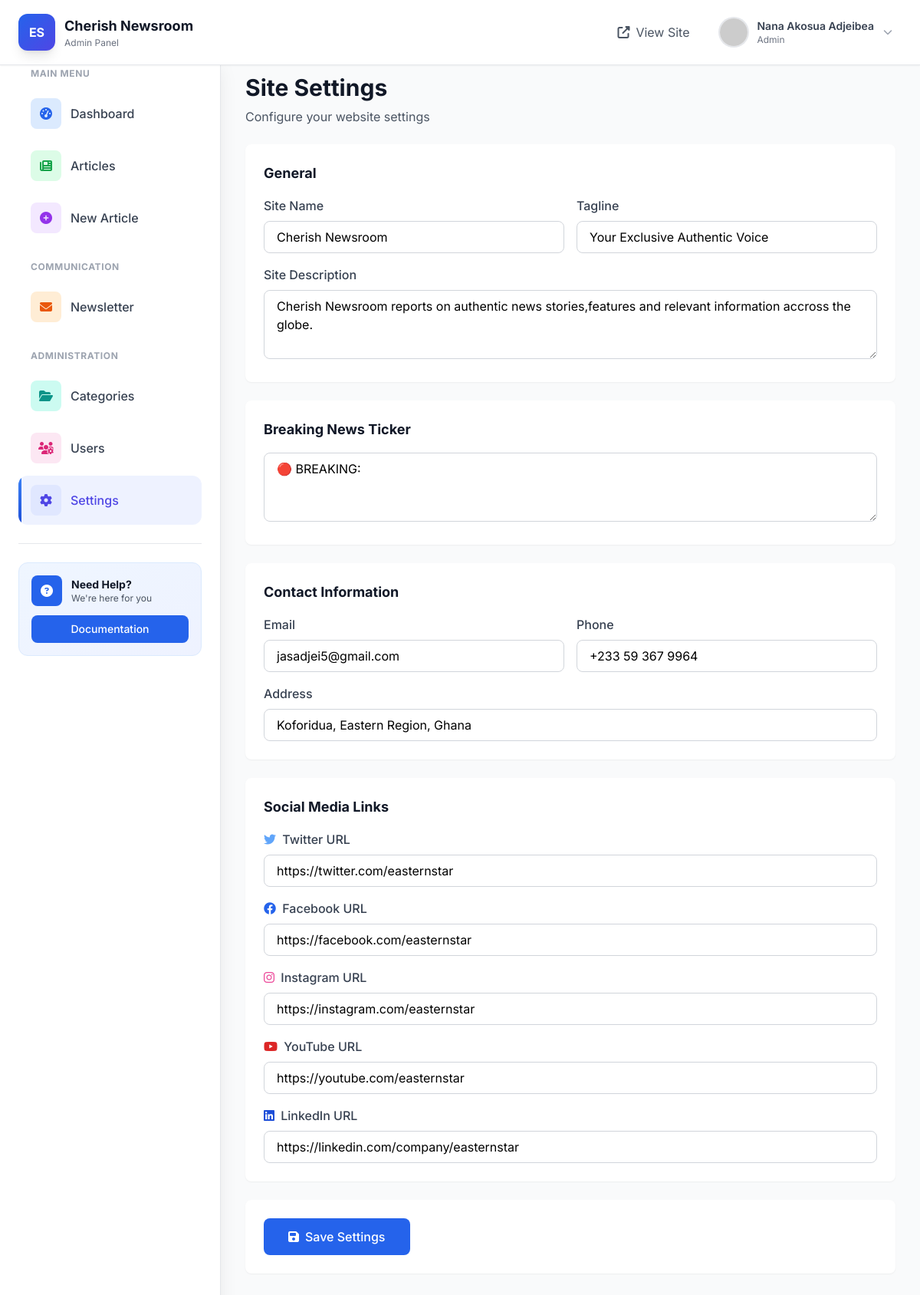
The app's page /admin/settings (signed in) with its own data.
### tables this page shows
CREATE TABLE settings (
            id INTEGER PRIMARY KEY AUTOINCREMENT,
            site_name TEXT DEFAULT 'Cherish Newsroom',
            tagline TEXT DEFAULT 'Your Exclusive Authentic Voice',
            description TEXT DEFAULT 'Cherish Newsroom reports on authentic news stories,features and relevant information accross the globe.',
            logo_url TEXT,
            favicon_url TEXT,
            breaking_news TEXT,
            contact_email TEXT,
            contact_phone TEXT,
            address TEXT,
            twitter_url TEXT,
            facebook_url TEXT,
            instagram_url TEXT,
            youtube_url TEXT,
            linkedin_url TEXT
        );

### app.py (the view, shortened to what this page needs)
@app.route('/admin/settings', methods=['GET', 'POST'])
@admin_required
def admin_settings():
    db = get_db()
    settings = db.execute('SELECT * FROM settings LIMIT 1').fetchone()
    db.close()
    return render_template('admin_settings.html', settings=settings)

### app.py (called while the page is built)
def get_db():
    db = getattr(g, '_database', None)
    if db is None:
        db = g._database = sqlite3.connect(app.config['DATABASE'])
        db.row_factory = sqlite3.Row
    return db

@app.teardown_appcontext
def close_connection(exception):
    db = getattr(g, '_database', None)
    if db is not None:
        db.close()

def admin_required(f):
    @wraps(f)
    def decorated_function(*args, **kwargs):
        if 'user_id' not in session or session.get('role') != 'admin':
            flash('Access denied', 'error')
            return redirect(url_for('admin_dashboard'))
        return f(*args, **kwargs)
    return decorated_function

### templates/admin_settings.html
{% extends "admin_base.html" %} {% block title %}Settings{% endblock %} {% block
content %}
<div class="max-w-4xl">
  <div class="mb-6">
    <h1 class="text-3xl font-bold text-gray-900">Site Settings</h1>
    <p class="text-gray-600 mt-2">Configure your website settings</p>
  </div>
  <form method="POST" class="space-y-6">
    <div class="bg-white rounded-lg shadow-sm p-6">
      <h3 class="text-lg font-bold text-gray-900 mb-4">General</h3>
      <div class="grid grid-cols-1 md:grid-cols-2 gap-4">
        <div>
          <label for="site_name" class="block text-gray-700 font-medium mb-2"
            >Site Name</label
          >
          <input
            type="text"
            id="site_name"
            name="site_name"
            value="{{ settings.site_name if settings else 'BlackStar Herald' }}"
            class="w-full px-4 py-2 border border-gray-300 rounded-lg focus:outline-none focus:border-blue-500"
          />
        </div>
        <div>
          <label for="tagline" class="block text-gray-700 font-medium mb-2"
            >Tagline</label
          >
          <input
            type="text"
            id="tagline"
            name="tagline"
            value="{{ settings.tagline if settings else 'Your Exclusive Authentic Voice' }}"
            class="w-full px-4 py-2 border border-gray-300 rounded-lg focus:outline-none focus:border-blue-500"
          />
        </div>
      </div>
      <div class="mt-4">
        <label for="description" class="block text-gray-700 font-medium mb-2"
          >Site Description</label
        >
        <textarea
          id="description"
          name="description"
          rows="3"
          class="w-full px-4 py-2 border border-gray-300 rounded-lg focus:outline-none focus:border-blue-500"
        >
{{ settings.description if settings else '' }}</textarea
        >
      </div>
    </div>
    <div class="bg-white rounded-lg shadow-sm p-6">
      <h3 class="text-lg font-bold text-gray-900 mb-4">Breaking News Ticker</h3>
      <textarea
        id="breaking_news"
        name="breaking_news"
        rows="3"
        class="w-full px-4 py-2 border border-gray-300 rounded-lg focus:outline-none focus:border-blue-500"
        placeholder="Enter breaking news text (use • to separate multiple items)"
      >
{{ settings.breaking_news if settings else '' }}</textarea
      >
    </div>
    <div class="bg-white rounded-lg shadow-sm p-6">
      <h3 class="text-lg font-bold text-gray-900 mb-4">Contact Information</h3>
      <div class="grid grid-cols-1 md:grid-cols-2 gap-4">
        <div>
          <label
            for="contact_email"
            class="block text-gray-700 font-medium mb-2"
            >Email</label
          >
          <input
            type="email"
            id="contact_email"
            name="contact_email"
            value="{{ settings.contact_email if settings else '' }}"
            class="w-full px-4 py-2 border border-gray-300 rounded-lg focus:outline-none focus:border-blue-500"
          />
        </div>
        <div>
          <label
            for="contact_phone"
            class="block text-gray-700 font-medium mb-2"
            >Phone</label
          >
          <input
            type="text"
            id="contact_phone"
            name="contact_phone"
            value="{{ settings.contact_phone if settings else '' }}"
            class="w-full px-4 py-2 border border-gray-300 rounded-lg focus:outline-none focus:border-blue-500"
          />
        </div>
      </div>
      <div class="mt-4">
        <label for="address" class="block text-gray-700 font-medium mb-2"
          >Address</label
        >
        <input
          type="text"
          id="address"
          name="address"
          value="{{ settings.address if settings else '' }}"
          class="w-full px-4 py-2 border border-gray-300 rounded-lg focus:outline-none focus:border-blue-500"
        />
      </div>
    </div>
    <div class="bg-white rounded-lg shadow-sm p-6">
      <h3 class="text-lg font-bold text-gray-900 mb-4">Social Media Links</h3>
      <div class="space-y-4">
        <div>
          <label for="twitter_url" class="block text-gray-700 font-medium mb-2">
            <i class="fab fa-twitter text-blue-400 mr-1"></i> Twitter URL
          </label>
          <input
            type="url"
            id="twitter_url"
            name="twitter_url"
            value="{{ settings.twitter_url if settings else '' }}"
            class="w-full px-4 py-2 border border-gray-300 rounded-lg focus:outline-none focus:border-blue-500"
          />
        </div>
        <div>
          <label
            for="facebook_url"
            class="block text-gray-700 font-medium mb-2"
          >
            <i class="fab fa-facebook text-blue-600 mr-1"></i> Facebook URL
          </label>
          <input
            type="url"
            id="facebook_url"
            name="facebook_url"
            value="{{ settings.facebook_url if settings else '' }}"
            class="w-full px-4 py-2 border border-gray-300 rounded-lg focus:outline-none focus:border-blue-500"
          />
        </div>
        <div>
          <label
            for="instagram_url"
            class="block text-gray-700 font-medium mb-2"
          >
            <i class="fab fa-instagram text-pink-500 mr-1"></i> Instagram URL
          </label>
          <input
            type="url"
            id="instagram_url"
            name="instagram_url"
            value="{{ settings.instagram_url if settings else '' }}"
            class="w-full px-4 py-2 border border-gray-300 rounded-lg focus:outline-none focus:border-blue-500"
          />
        </div>
        <div>
          <label for="youtube_url" class="block text-gray-700 font-medium mb-2">
            <i class="fab fa-youtube text-red-600 mr-1"></i> YouTube URL
          </label>
          <input
            type="url"
            id="youtube_url"
            name="youtube_url"
            value="{{ settings.youtube_url if settings else '' }}"
            class="w-full px-4 py-2 border border-gray-300 rounded-lg focus:outline-none focus:border-blue-500"
          />
        </div>
        <div>
          <label
            for="linkedin_url"
            class="block text-gray-700 font-medium mb-2"
          >
            <i class="fab fa-linkedin text-blue-700 mr-1"></i> LinkedIn URL
          </label>
          <input
            type="url"
            id="linkedin_url"
            name="linkedin_url"
            value="{{ settings.linkedin_url if settings else '' }}"
            class="w-full px-4 py-2 border border-gray-300 rounded-lg focus:outline-none focus:border-blue-500"
          />
        </div>
      </div>
    </div>
    <div class="bg-white rounded-lg shadow-sm p-6">
      <button
        type="submit"
        class="bg-blue-600 hover:bg-blue-700 text-white px-8 py-3 rounded-lg font-medium transition"
      >
        <i class="fas fa-save mr-2"></i>Save Settings
      </button>
    </div>
  </form>
</div>
{% endblock %}

### records on screen
settings: site_name "Cherish Newsroom", tagline "Your Exclusive Authentic Voice", description "Cherish Newsroom reports on authentic news stories,features and relevant information accross the globe.", breaking_news "🔴 BREAKING:", contact_email "jasadjei5@gmail.com", contact_phone "+233 59 367 9964", address "Koforidua, Eastern Region, Ghana", twitter_url "https://twitter.com/easternstar", facebook_url "https://facebook.com/easternstar", instagram_url "https://instagram.com/easternstar", youtube_url "https://youtube.com/easternstar", linkedin_url "https://linkedin.com/company/easternstar"

### other values on screen
{{ session.full_name }} "Nana Akosua Adjeibea"
{{ session.role }} "Admin"
